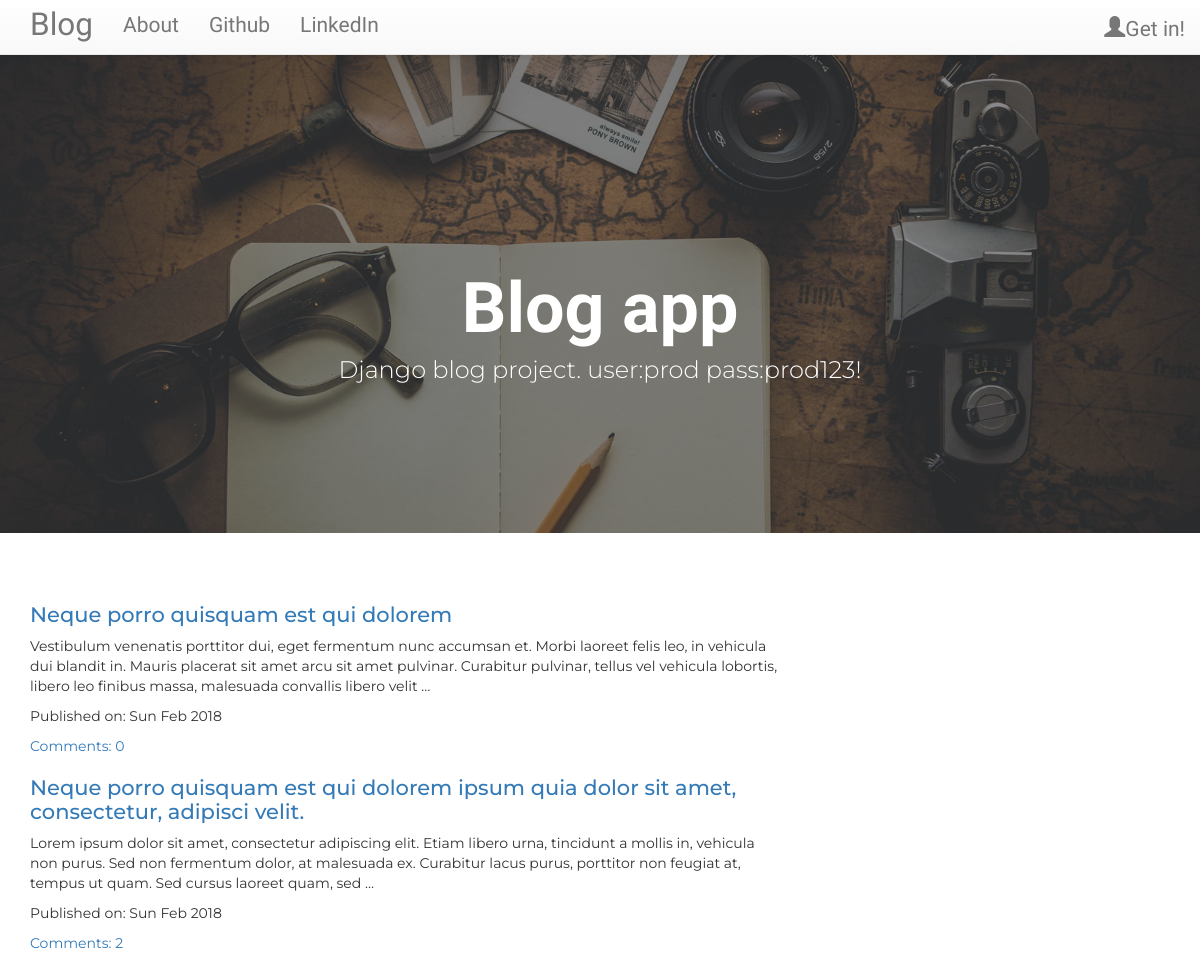
The page / on the database its author committed.
### blog/models.py (models this page shows, shortened)
class Post(models.Model):
    author = models.ForeignKey('auth.User',on_delete=models.CASCADE)
    title = models.CharField(max_length=200)
    text = models.TextField()
    create_date = models.DateTimeField(default=timezone.now)
    publish_date = models.DateTimeField(blank=True,null=True)
    def approve_comments(self):
        return self.comments.filter(approved_comment=True)

### blog/views.py (the view)
# urls.py: url(r'^$',views.PostListView.as_view(),name='post_list'),
class PostListView(ListView):
    model = Post
    def get_queryset(self):
        return Post.objects.filter(publish_date__lte=timezone.now()).order_by('-publish_date')

### blog/templates/blog/post_list.html
{% extends "blog/base.html" %}
{% block content %}
<div class="centerstage">
  {% for post in post_list %}
  <div class="post">
    <h1 class="h1-title"><a href="{% url 'post_detail' pk=post.pk %}">{{ post.title }}</a></h1>
    {{ post.text|safe|truncatewords:40 }}
    <div class="date">
      <p>Published on: {{post.publish_date|date:"D M Y"}}</p>
    </div>
    <a href="{% url 'post_detail' pk=post.pk %}">Comments: {{post.approve_comments.count}}</a>
  </div>
  {% endfor %}
</div>
{% endblock %}

### blog/static/css/blog.css (style rules this page uses)
body { font-family: 'Montserrat'; padding-top: 50px; }
.centerstage { margin-left: auto; margin-right: auto; }
.h1-title { font-family: 'Montserrat'; font-size: 1.5em; }
div { display: block; }

### rows shown on the page
Post: title "Neque porro quisquam est qui dolorem", text "Vestibulum venenatis porttitor dui, eget fermentum nunc accumsan et. Morbi laoreet felis leo, in vehicula dui blandit in. Mauris placerat sit amet arcu sit amet pulvinar. Curabitur pulvinar, tellus vel vehicula lobortis, libero leo finibus massa, malesuada convallis libero velit …", publish_date "Sun Feb 2018", approve_comments.count "0"
Post: title "Neque porro quisquam est qui dolorem ipsum quia dolor sit amet, consectetur, adipisci velit.", text "Lorem ipsum dolor sit amet, consectetur adipiscing elit. Etiam libero urna, tincidunt a mollis in, vehicula non purus. Sed non fermentum dolor, at malesuada ex. Curabitur lacus purus, porttitor non feugiat at, tempus ut quam. Sed cursus laoreet quam, sed …", publish_date "Sun Feb 2018", approve_comments.count "2"
